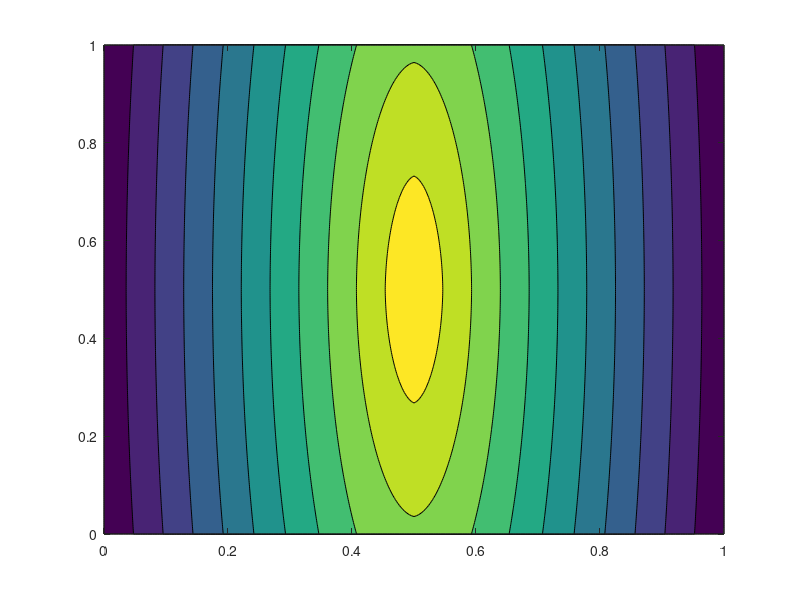

Reproduce this figure in MATLAB.
x = linspace(0,1,257);
y = linspace(0,1,257);
[X,Y]=meshgrid(x,y);
U = load('U.txt');
V = load('V.txt');
contourf(X,Y,U - V);
